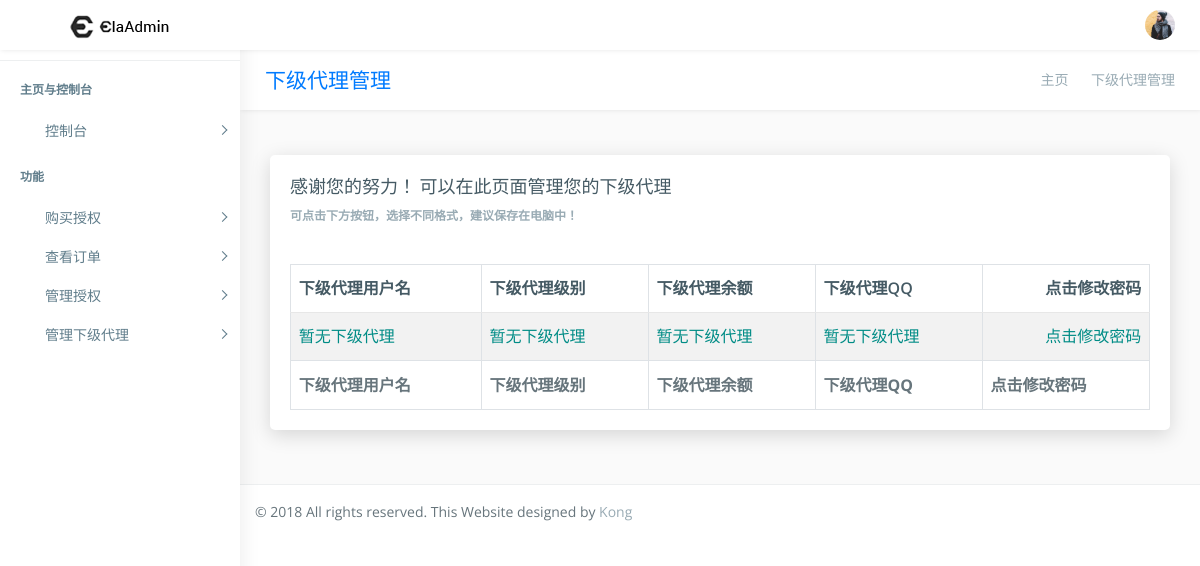
/check_all_down_proxy/ (signed in), run on an earlier commit of the app's database.
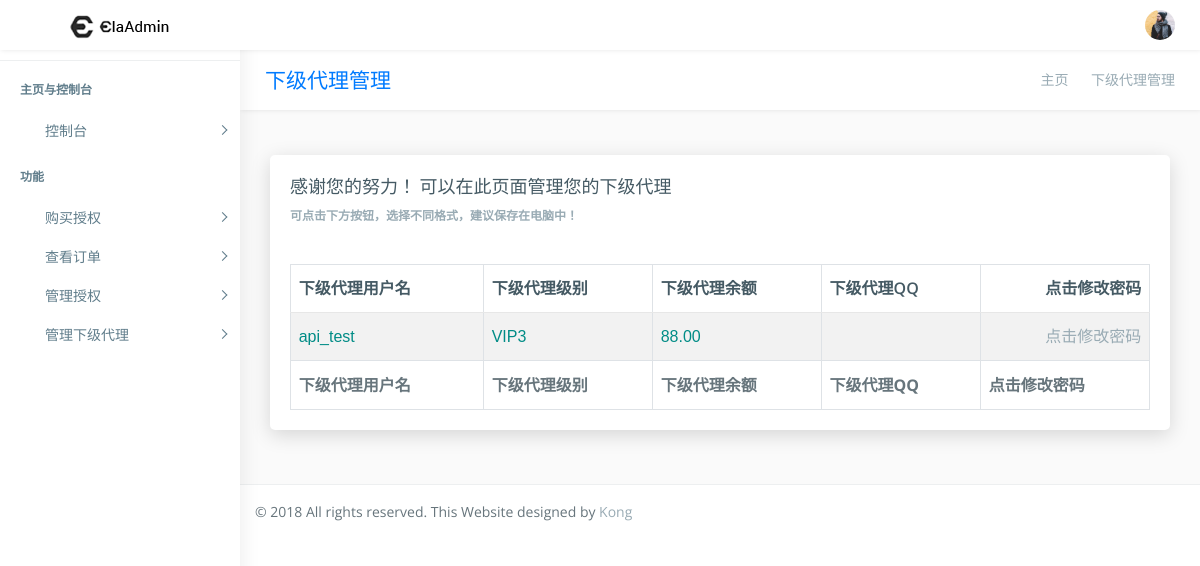
And on a later commit of the database.
### main_app/models.py (models this page shows)
class Others_info(models.Model):
    user = models.OneToOneField(User)
    balance = models.DecimalField(max_digits=8,decimal_places=2,verbose_name="用户余额",default=0)
    ad = models.CharField(verbose_name="代理广告",max_length=30,default="")
    TOKEN = models.CharField(verbose_name="API密链",max_length=15,unique=True)
    level = models.PositiveIntegerField(verbose_name="等级",default=1)
    up_proxy = models.PositiveIntegerField(verbose_name="上级（默认为0，代表没有上级）",default=0)

### main_app/views/web/base_web.py (the view)
# urls.py: url(r'^check_all_down_proxy/$',check_all_down_proxy,name='check_all_down_proxy'),
@login_required
def check_all_down_proxy(request): #查看所有下级代理
    user_id = request.user.id
    all_proxy_list = Others_info.objects.filter(up_proxy=user_id)
    context = {"all_proxy_list":all_proxy_list}
    return render(request,'proxy_list.html',context=context)

### templates/proxy_list.html (shortened to what this page needs)
{% extends "base.html" %}
{% load staticfiles %}
{% block wrapper %}
        <div class="page-wrapper">
            <div class="row page-titles">
                <div class="col-md-5 align-self-center">
                    <h3 class="text-primary">下级代理管理</h3> </div>
                <div class="col-md-7 align-self-center">
                    <ol class="breadcrumb">
                        <li class="breadcrumb-item"><a href="{% url "index" %}">主页</a></li>
                        <li class="breadcrumb-item active">下级代理管理</li>
                    </ol>
                </div>
            </div>
            <div class="container-fluid">
                <div class="row">
                    <div class="col-12">
                        <div class="card">
                            <div class="card-body">
                                <h4 class="card-title">感谢您的努力！ 可以在此页面管理您的下级代理</h4>
                                <h6 class="card-subtitle"><strong>可点击下方按钮，选择不同格式，建议保存在电脑中！</strong></h6>
                                <div class="table-responsive m-t-40">
                                    <table id="example23" class="display nowrap table table-hover table-striped table-bordered" cellspacing="0" width="100%">
                                        <thead>
                                            <tr>
                                                <th>下级代理用户名</th>
                                                <th>下级代理级别</th>
                                                <th>下级代理余额</th>
                                                <th>下级代理QQ</th>
                                                <th>点击修改密码</th>
                                            </tr>
                                        </thead>
                                        <tfoot>
                                            <tr>
                                                <th>下级代理用户名</th>
                                                <th>下级代理级别</th>
                                                <th>下级代理余额</th>
                                                <th>下级代理QQ</th>
                                                <th>点击修改密码</th>
                                            </tr>
                                        </tfoot>
                                        <tbody>
                                        {% if all_proxy_list %}
                                        {% for i in all_proxy_list %}
                                            <tr>
                                                <td style="color: #008c86">{{ i.user.username }}</td>
                                                <td style="color: #008c86">VIP{{ i.level }}</td>
                                                <td style="color: #008c86">{{ i.balance}}</td>
                                                <td style="color: #008c86">{{ i.user.email }}</td>
                                                <td><a href="{% url "change_down_proxy_info" i.user.id %}">点击修改密码</a></td>
                                            </tr>
                                        {% endfor %}
                                        {% else %}
                                            <tr>
                                                <td style="color: #008c86">暂无下级代理</td>
                                                <td style="color: #008c86">暂无下级代理</td>
                                                <td style="color: #008c86">暂无下级代理</td>
                                                <td style="color: #008c86">暂无下级代理</td>
                                                <td><a href="" style="color: #008c86">点击修改密码</a></td>
                                            </tr>
                                        {% endif %}
                                        </tbody>
                                    </table>
                                </div>
                            </div>
                        </div>
                    </div>
                </div>
            </div>
{% endblock wrapper %}

What changed in the data, as far as the page shows it:
added Others_info: user.username "api_test", level "3", balance "88.00"
Also different on the page:
text no longer shown: "暂无下级代理 暂无下级代理 暂无下级代理 暂无下级代理 点击修改密码"
